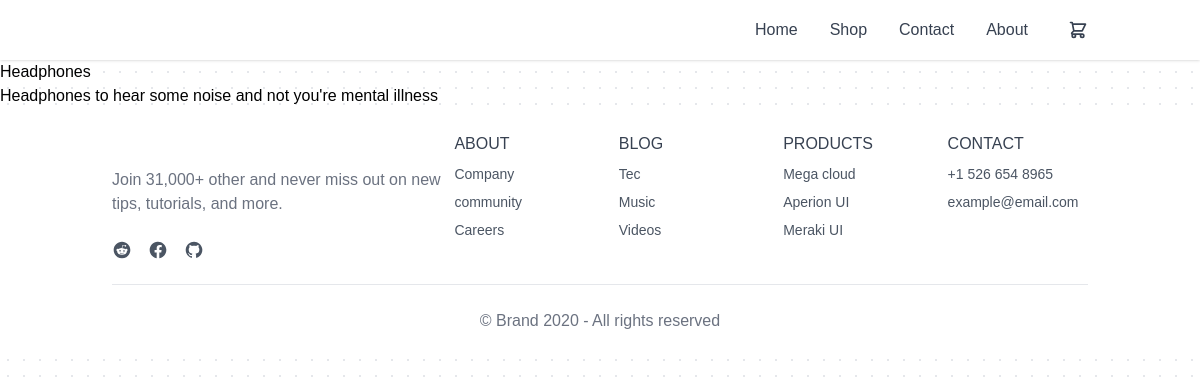
The app's page /pagina/headphones/ with its own data.
### Bun_Store/models.py (models this page shows, shortened)
class Product(models.Model):
    name = models.CharField(max_length=200)
    price = models.FloatField()
    digital = models.BooleanField(default=False, null=True, blank=True)
    product_description = models.TextField(max_length=400, null=True, blank=True)
    image = models.ImageField(null=True, blank=True)
    alt = models.TextField(max_length=100, null=True, blank=True)
    slug = models.SlugField(unique=True, null=True, blank=True)
    DEFAULT_IMAGE_URL = settings.MEDIA_URL + "/not_image_found.jpg"

### Bun_Store/views.py (the view)
# urls.py: path('pagina/<slug:slug>/', views.detalle_pagina, name='detalle_pagina'),
def detalle_pagina(request, slug):
    pagina = get_object_or_404(Product, slug=slug)
    return render(request, "detalle_pagina.html", {"pagina": pagina})

### templates/detalle_pagina.html
{% extends 'main.html' %}
{% load static %}
{% block content %}
<h1>{{ pagina.name }}</h1>
<h1>{{ pagina.product_description }}</h1>
{% endblock content %}

### static/css/main.css (style rules this page uses)
body { font-family: 'Onest Variable', sans-serif; }

### records on screen
Product: name "Headphones", product_description "Headphones to hear some noise and not you're mental illness"
